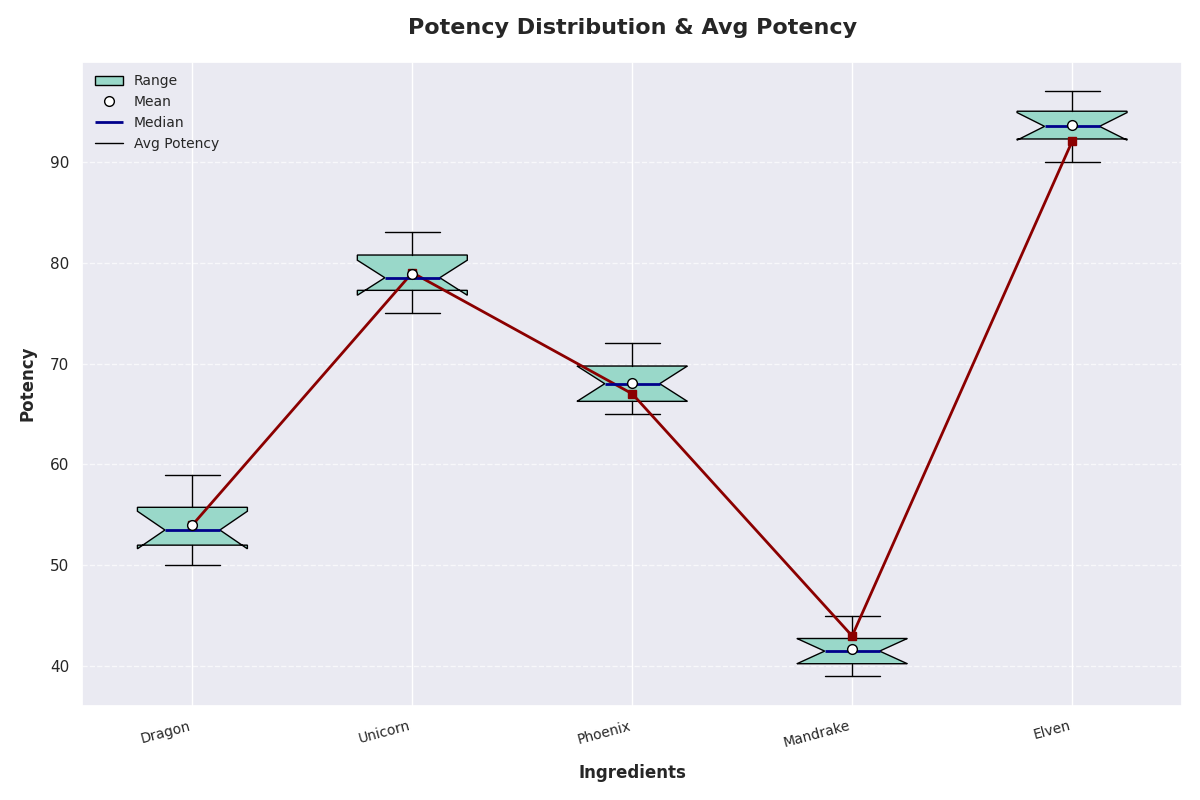

The Python source for this figure:
import matplotlib.pyplot as plt
import numpy as np

ingredients = ['Dragon', 'Unicorn', 'Phoenix', 'Mandrake', 'Elven']
potencies = [
    [50, 55, 53, 52, 51, 56, 54, 58, 52, 59],
    [75, 78, 77, 80, 79, 76, 81, 82, 83, 78],
    [65, 68, 70, 67, 66, 69, 71, 72, 65, 68],
    [40, 42, 41, 43, 39, 44, 40, 45, 42, 41],
    [90, 95, 92, 93, 91, 96, 94, 97, 93, 95]
]
average_potencies = [54, 79, 67, 43, 92]

fig, ax = plt.subplots(figsize=(12, 8))

# Use a single color for all box plots
boxes = ax.boxplot(potencies, patch_artist=True, notch=True, vert=True, showmeans=True)
single_color = '#99d8c9'  # Selected single color

for patch in boxes['boxes']:
    patch.set_facecolor(single_color)

for mean_point in boxes['means']:
    mean_point.set(marker='o', markeredgecolor='black', markerfacecolor='white', markersize=7)

for median in boxes['medians']:
    median.set(color='darkblue', linewidth=2)

ax.plot(range(1, len(average_potencies) + 1), average_potencies, marker='s', linestyle='-', color='darkred', linewidth=2, label='Avg Potency')

ax.set_title('Potency Distribution & Avg Potency', fontsize=16, fontweight='bold', pad=20)
ax.set_xlabel('Ingredients', fontsize=12, fontweight='bold', labelpad=10)
ax.set_ylabel('Potency', fontsize=12, fontweight='bold', labelpad=10)
ax.set_xticks(range(1, len(ingredients) + 1))
ax.set_xticklabels(ingredients, fontsize=10, rotation=15, ha='right')
ax.grid(axis='y', linestyle='--', alpha=0.7)

# Adjust the legend to represent the single color used
ax.legend([boxes['boxes'][0], mean_point, median, ax.get_lines()[0]], ['Range', 'Mean', 'Median', 'Avg Potency'],
          loc='upper left', fontsize=10, frameon=False)

plt.tight_layout()
plt.show()
